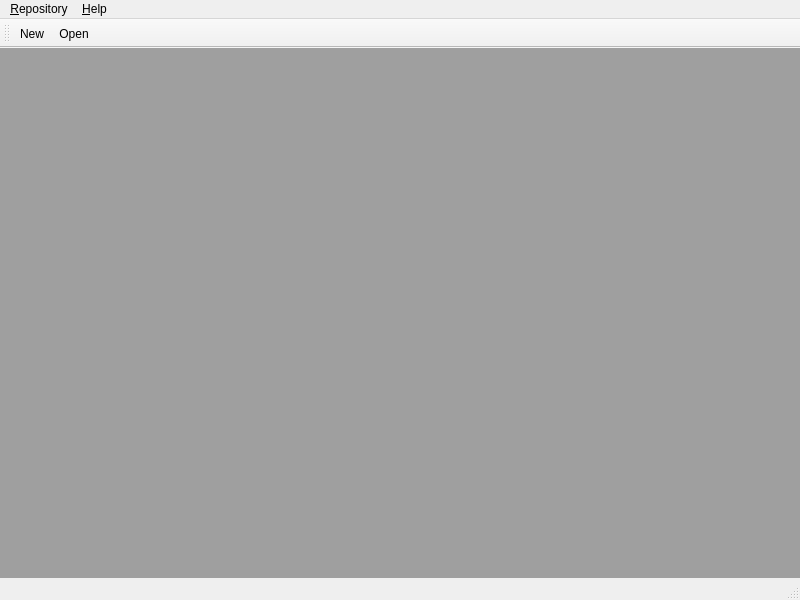
<?xml version="1.0" encoding="UTF-8"?>
<ui version="4.0">
 <class>MainWindow</class>
 <widget class="QMainWindow" name="MainWindow">
  <property name="geometry">
   <rect>
    <x>0</x>
    <y>0</y>
    <width>800</width>
    <height>600</height>
   </rect>
  </property>
  <property name="windowTitle">
   <string>goot</string>
  </property>
  <property name="documentMode">
   <bool>false</bool>
  </property>
  <property name="unifiedTitleAndToolBarOnMac">
   <bool>true</bool>
  </property>
  <widget class="QWidget" name="centralwidget">
   <layout class="QVBoxLayout" name="verticalLayout">
    <property name="leftMargin">
     <number>0</number>
    </property>
    <property name="topMargin">
     <number>0</number>
    </property>
    <property name="rightMargin">
     <number>0</number>
    </property>
    <property name="bottomMargin">
     <number>0</number>
    </property>
    <item>
     <widget class="QMdiArea" name="mdiArea"/>
    </item>
   </layout>
  </widget>
  <widget class="QMenuBar" name="menubar">
   <property name="geometry">
    <rect>
     <x>0</x>
     <y>0</y>
     <width>800</width>
     <height>22</height>
    </rect>
   </property>
   <widget class="QMenu" name="menuRepository">
    <property name="title">
     <string>&amp;Repository</string>
    </property>
    <addaction name="actionNew"/>
    <addaction name="actionClone"/>
    <addaction name="separator"/>
    <addaction name="actionOpen"/>
    <addaction name="separator"/>
    <addaction name="actionQuit"/>
   </widget>
   <widget class="QMenu" name="menuHelp">
    <property name="title">
     <string>&amp;Help</string>
    </property>
    <addaction name="actionHelp"/>
    <addaction name="actionWhatsThis"/>
    <addaction name="separator"/>
    <addaction name="actionAbout"/>
   </widget>
   <addaction name="menuRepository"/>
   <addaction name="menuHelp"/>
  </widget>
  <widget class="QStatusBar" name="statusbar"/>
  <widget class="QToolBar" name="toolBar">
   <property name="windowTitle">
    <string>toolBar</string>
   </property>
   <attribute name="toolBarArea">
    <enum>TopToolBarArea</enum>
   </attribute>
   <attribute name="toolBarBreak">
    <bool>false</bool>
   </attribute>
   <addaction name="actionNew"/>
   <addaction name="actionOpen"/>
  </widget>
  <action name="actionNew">
   <property name="icon">
    <iconset theme="document-new" resource="../res/main.qrc">
     <normaloff>:/icons/icons/fluency/icons8-new-repository-48.png</normaloff>:/icons/icons/fluency/icons8-new-repository-48.png</iconset>
   </property>
   <property name="text">
    <string>&amp;New...</string>
   </property>
   <property name="statusTip">
    <string>Create a new repository.</string>
   </property>
  </action>
  <action name="actionClone">
   <property name="icon">
    <iconset resource="../res/main.qrc">
     <normaloff>:/icons/icons/fluency/icons8-copy-link-48.png</normaloff>:/icons/icons/fluency/icons8-copy-link-48.png</iconset>
   </property>
   <property name="text">
    <string>&amp;Clone...</string>
   </property>
   <property name="statusTip">
    <string>Clone an existing repository into a new location</string>
   </property>
  </action>
  <action name="actionAbout">
   <property name="icon">
    <iconset theme="help-about" resource="../res/main.qrc">
     <normaloff>:/icons/icons/fluency/icons8-about-48.png</normaloff>:/icons/icons/fluency/icons8-about-48.png</iconset>
   </property>
   <property name="text">
    <string>&amp;About goot...</string>
   </property>
   <property name="statusTip">
    <string>Show information about this application</string>
   </property>
  </action>
  <action name="actionWhatsThis">
   <property name="icon">
    <iconset resource="../res/main.qrc">
     <normaloff>:/icons/icons/fluency/icons8-info-popup-48.png</normaloff>:/icons/icons/fluency/icons8-info-popup-48.png</iconset>
   </property>
   <property name="text">
    <string>&amp;What's This?</string>
   </property>
   <property name="statusTip">
    <string>Show information about a specific window control</string>
   </property>
   <property name="shortcut">
    <string>Shift+F1</string>
   </property>
  </action>
  <action name="actionOpen">
   <property name="icon">
    <iconset theme="document-open" resource="../res/main.qrc">
     <normaloff>:/icons/icons/fluency/icons8-opened-folder-48.png</normaloff>:/icons/icons/fluency/icons8-opened-folder-48.png</iconset>
   </property>
   <property name="text">
    <string>&amp;Open...</string>
   </property>
   <property name="statusTip">
    <string>Open an existing repository</string>
   </property>
  </action>
  <action name="actionQuit">
   <property name="icon">
    <iconset theme="application-exit" resource="../res/main.qrc">
     <normaloff>:/icons/icons/fluency/icons8-logout-48.png</normaloff>:/icons/icons/fluency/icons8-logout-48.png</iconset>
   </property>
   <property name="text">
    <string>&amp;Quit</string>
   </property>
   <property name="statusTip">
    <string>Close goot</string>
   </property>
   <property name="shortcut">
    <string>Alt+F4</string>
   </property>
  </action>
  <action name="actionHelp">
   <property name="icon">
    <iconset theme="help-contents" resource="../res/main.qrc">
     <normaloff>:/icons/icons/fluency/icons8-user-manual-48.png</normaloff>:/icons/icons/fluency/icons8-user-manual-48.png</iconset>
   </property>
   <property name="text">
    <string>&amp;Contents...</string>
   </property>
   <property name="statusTip">
    <string>Open the user manual</string>
   </property>
   <property name="shortcut">
    <string>F1</string>
   </property>
  </action>
 </widget>
 <resources>
  <include location="../res/main.qrc"/>
 </resources>
 <connections/>
</ui>
